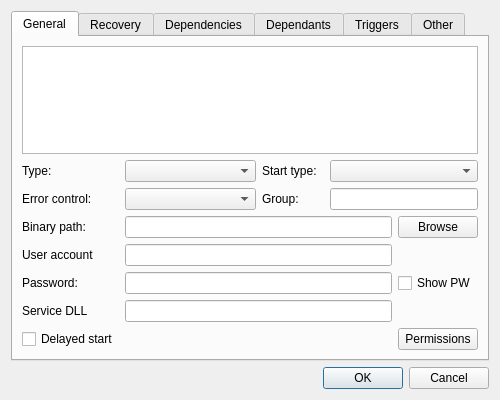
<?xml version="1.0" encoding="UTF-8"?>
<ui version="4.0">
 <class>WinSvcWindow</class>
 <widget class="QWidget" name="WinSvcWindow">
  <property name="geometry">
   <rect>
    <x>0</x>
    <y>0</y>
    <width>500</width>
    <height>400</height>
   </rect>
  </property>
  <property name="minimumSize">
   <size>
    <width>500</width>
    <height>400</height>
   </size>
  </property>
  <property name="maximumSize">
   <size>
    <width>16777215</width>
    <height>16777215</height>
   </size>
  </property>
  <property name="windowTitle">
   <string>Form</string>
  </property>
  <layout class="QVBoxLayout" name="verticalLayout_2">
   <item>
    <layout class="QVBoxLayout" name="verticalLayout">
     <item>
      <widget class="QTabWidget" name="tabWidget">
       <property name="minimumSize">
        <size>
         <width>0</width>
         <height>0</height>
        </size>
       </property>
       <property name="maximumSize">
        <size>
         <width>16777215</width>
         <height>16777215</height>
        </size>
       </property>
       <property name="currentIndex">
        <number>0</number>
       </property>
       <widget class="QWidget" name="generalTab">
        <attribute name="title">
         <string>General</string>
        </attribute>
        <layout class="QGridLayout" name="gridLayout_3">
         <item row="0" column="0">
          <layout class="QGridLayout" name="gridLayout">
           <item row="1" column="3">
            <widget class="QLabel" name="label_2">
             <property name="text">
              <string>Start type:</string>
             </property>
            </widget>
           </item>
           <item row="0" column="0" colspan="6">
            <widget class="QPlainTextEdit" name="description">
             <property name="readOnly">
              <bool>true</bool>
             </property>
            </widget>
           </item>
           <item row="1" column="0">
            <widget class="QLabel" name="label">
             <property name="text">
              <string>Type:</string>
             </property>
            </widget>
           </item>
           <item row="2" column="0">
            <widget class="QLabel" name="label_3">
             <property name="text">
              <string>Error control:</string>
             </property>
            </widget>
           </item>
           <item row="5" column="0">
            <widget class="QLabel" name="label_6">
             <property name="text">
              <string>Password:</string>
             </property>
            </widget>
           </item>
           <item row="2" column="3">
            <widget class="QLabel" name="label_7">
             <property name="text">
              <string>Group:</string>
             </property>
            </widget>
           </item>
           <item row="5" column="1" colspan="4">
            <widget class="QLineEdit" name="userPW">
             <property name="echoMode">
              <enum>QLineEdit::Password</enum>
             </property>
            </widget>
           </item>
           <item row="8" column="5">
            <widget class="QPushButton" name="permissionsBtn">
             <property name="text">
              <string>Permissions</string>
             </property>
            </widget>
           </item>
           <item row="3" column="5">
            <widget class="QPushButton" name="browseBtn">
             <property name="text">
              <string>Browse</string>
             </property>
            </widget>
           </item>
           <item row="4" column="1" colspan="4">
            <widget class="QLineEdit" name="userName"/>
           </item>
           <item row="8" column="0">
            <widget class="QCheckBox" name="delayedStart">
             <property name="text">
              <string>Delayed start</string>
             </property>
            </widget>
           </item>
           <item row="9" column="0">
            <spacer name="verticalSpacer">
             <property name="orientation">
              <enum>Qt::Vertical</enum>
             </property>
             <property name="sizeHint" stdset="0">
              <size>
               <width>20</width>
               <height>40</height>
              </size>
             </property>
            </spacer>
           </item>
           <item row="2" column="4" colspan="2">
            <widget class="QLineEdit" name="svcGroup"/>
           </item>
           <item row="4" column="0">
            <widget class="QLabel" name="label_5">
             <property name="text">
              <string>User account</string>
             </property>
            </widget>
           </item>
           <item row="5" column="5">
            <widget class="QCheckBox" name="showPW">
             <property name="text">
              <string>Show PW</string>
             </property>
            </widget>
           </item>
           <item row="2" column="1" colspan="2">
            <widget class="QComboBox" name="errorControl"/>
           </item>
           <item row="1" column="4" colspan="2">
            <widget class="QComboBox" name="startType"/>
           </item>
           <item row="3" column="1" colspan="4">
            <widget class="QLineEdit" name="binaryPath"/>
           </item>
           <item row="1" column="1" colspan="2">
            <widget class="QComboBox" name="svcType"/>
           </item>
           <item row="3" column="0">
            <widget class="QLabel" name="label_4">
             <property name="text">
              <string>Binary path:</string>
             </property>
            </widget>
           </item>
           <item row="6" column="0">
            <widget class="QLabel" name="label_19">
             <property name="text">
              <string>Service DLL</string>
             </property>
            </widget>
           </item>
           <item row="6" column="1" colspan="4">
            <widget class="QLineEdit" name="dllPath">
             <property name="readOnly">
              <bool>true</bool>
             </property>
            </widget>
           </item>
          </layout>
         </item>
        </layout>
       </widget>
       <widget class="QWidget" name="recoveryTab">
        <attribute name="title">
         <string>Recovery</string>
        </attribute>
        <layout class="QGridLayout" name="gridLayout_4">
         <item row="0" column="0">
          <layout class="QGridLayout" name="gridLayout_2">
           <item row="2" column="0">
            <widget class="QLabel" name="label_10">
             <property name="text">
              <string>Subsequent failures:</string>
             </property>
            </widget>
           </item>
           <item row="6" column="0" colspan="2">
            <widget class="QPushButton" name="restartOptionsBtn">
             <property name="text">
              <string>Restart computer options ...</string>
             </property>
            </widget>
           </item>
           <item row="3" column="0">
            <widget class="QLabel" name="label_11">
             <property name="text">
              <string>Reset fail counter after:</string>
             </property>
            </widget>
           </item>
           <item row="5" column="0" colspan="2">
            <widget class="QCheckBox" name="actionsForError">
             <property name="text">
              <string>Enable actions for stop with errors</string>
             </property>
            </widget>
           </item>
           <item row="2" column="1" colspan="2">
            <widget class="QComboBox" name="subsequentFailures"/>
           </item>
           <item row="0" column="1" colspan="2">
            <widget class="QComboBox" name="firstFailure"/>
           </item>
           <item row="4" column="2">
            <widget class="QLabel" name="label_13">
             <property name="text">
              <string>minutes</string>
             </property>
            </widget>
           </item>
           <item row="1" column="1" colspan="2">
            <widget class="QComboBox" name="secondFailure"/>
           </item>
           <item row="7" column="0" colspan="4">
            <widget class="QGroupBox" name="runGroup">
             <property name="minimumSize">
              <size>
               <width>0</width>
               <height>64</height>
              </size>
             </property>
             <property name="title">
              <string>Run program</string>
             </property>
             <widget class="QWidget" name="gridLayoutWidget_7">
              <property name="geometry">
               <rect>
                <x>10</x>
                <y>20</y>
                <width>441</width>
                <height>44</height>
               </rect>
              </property>
              <layout class="QGridLayout" name="gridLayout_7">
               <item row="0" column="0">
                <widget class="QLabel" name="label_14">
                 <property name="text">
                  <string>Program:</string>
                 </property>
                </widget>
               </item>
               <item row="1" column="1">
                <widget class="QLabel" name="label_16">
                 <property name="text">
                  <string>Append /fail=%1% to pass the fail counter to the program.</string>
                 </property>
                </widget>
               </item>
               <item row="0" column="2">
                <widget class="QPushButton" name="browseRun">
                 <property name="text">
                  <string>Browse</string>
                 </property>
                </widget>
               </item>
               <item row="1" column="0">
                <spacer name="verticalSpacer_2">
                 <property name="orientation">
                  <enum>Qt::Vertical</enum>
                 </property>
                 <property name="sizeHint" stdset="0">
                  <size>
                   <width>20</width>
                   <height>40</height>
                  </size>
                 </property>
                </spacer>
               </item>
               <item row="0" column="1">
                <widget class="QLineEdit" name="programRun"/>
               </item>
              </layout>
             </widget>
            </widget>
           </item>
           <item row="0" column="0">
            <widget class="QLabel" name="label_8">
             <property name="text">
              <string>First failure:</string>
             </property>
            </widget>
           </item>
           <item row="3" column="2">
            <widget class="QLabel" name="label_15">
             <property name="text">
              <string>days</string>
             </property>
            </widget>
           </item>
           <item row="0" column="3">
            <spacer name="horizontalSpacer_2">
             <property name="orientation">
              <enum>Qt::Horizontal</enum>
             </property>
             <property name="sizeHint" stdset="0">
              <size>
               <width>40</width>
               <height>20</height>
              </size>
             </property>
            </spacer>
           </item>
           <item row="4" column="0">
            <widget class="QLabel" name="label_12">
             <property name="text">
              <string>Restart service after</string>
             </property>
            </widget>
           </item>
           <item row="4" column="1">
            <widget class="QLineEdit" name="restartService"/>
           </item>
           <item row="3" column="1">
            <widget class="QLineEdit" name="resetFailCtr"/>
           </item>
           <item row="1" column="0">
            <widget class="QLabel" name="label_9">
             <property name="text">
              <string>Second failure:</string>
             </property>
            </widget>
           </item>
           <item row="8" column="0">
            <spacer name="verticalSpacer_3">
             <property name="orientation">
              <enum>Qt::Vertical</enum>
             </property>
             <property name="sizeHint" stdset="0">
              <size>
               <width>20</width>
               <height>40</height>
              </size>
             </property>
            </spacer>
           </item>
          </layout>
         </item>
        </layout>
       </widget>
       <widget class="QWidget" name="dependenciesTab">
        <attribute name="title">
         <string>Dependencies</string>
        </attribute>
        <layout class="QGridLayout" name="gridLayout_12">
         <item row="0" column="0">
          <layout class="QGridLayout" name="dependenciesLayout"/>
         </item>
        </layout>
       </widget>
       <widget class="QWidget" name="dependantsTab">
        <attribute name="title">
         <string>Dependants</string>
        </attribute>
        <layout class="QGridLayout" name="gridLayout_13">
         <item row="0" column="0">
          <layout class="QGridLayout" name="dependantsLayout"/>
         </item>
        </layout>
       </widget>
       <widget class="QWidget" name="triggersTab">
        <attribute name="title">
         <string>Triggers</string>
        </attribute>
        <layout class="QGridLayout" name="gridLayout_5">
         <item row="0" column="0">
          <layout class="QGridLayout" name="gridLayout_8">
           <item row="2" column="0">
            <layout class="QHBoxLayout" name="horizontalLayout_5">
             <item>
              <spacer name="horizontalSpacer_5">
               <property name="orientation">
                <enum>Qt::Horizontal</enum>
               </property>
               <property name="sizeHint" stdset="0">
                <size>
                 <width>40</width>
                 <height>20</height>
                </size>
               </property>
              </spacer>
             </item>
             <item>
              <widget class="QPushButton" name="newBtn">
               <property name="text">
                <string>New ...</string>
               </property>
              </widget>
             </item>
             <item>
              <widget class="QPushButton" name="editBtn">
               <property name="text">
                <string>Edit ...</string>
               </property>
              </widget>
             </item>
             <item>
              <widget class="QPushButton" name="deleteBtn">
               <property name="text">
                <string>Delete</string>
               </property>
              </widget>
             </item>
            </layout>
           </item>
           <item row="1" column="0">
            <widget class="QTreeWidget" name="triggers">
             <column>
              <property name="text">
               <string notr="true">1</string>
              </property>
             </column>
            </widget>
           </item>
           <item row="0" column="0">
            <widget class="QLabel" name="label_21">
             <property name="text">
              <string/>
             </property>
            </widget>
           </item>
          </layout>
         </item>
        </layout>
       </widget>
       <widget class="QWidget" name="otherTab">
        <attribute name="title">
         <string>Other</string>
        </attribute>
        <layout class="QGridLayout" name="gridLayout_9">
         <item row="0" column="0">
          <layout class="QGridLayout" name="gridLayout_6">
           <item row="1" column="0">
            <widget class="QLabel" name="label_24">
             <property name="text">
              <string>Service SID:</string>
             </property>
            </widget>
           </item>
           <item row="4" column="0">
            <widget class="QLabel" name="label_20">
             <property name="text">
              <string>Required privileges:</string>
             </property>
            </widget>
           </item>
           <item row="8" column="0">
            <spacer name="verticalSpacer_7">
             <property name="orientation">
              <enum>Qt::Vertical</enum>
             </property>
             <property name="sizeHint" stdset="0">
              <size>
               <width>20</width>
               <height>40</height>
              </size>
             </property>
            </spacer>
           </item>
           <item row="2" column="0">
            <widget class="QLabel" name="label_23">
             <property name="text">
              <string>SID type:</string>
             </property>
            </widget>
           </item>
           <item row="0" column="0">
            <widget class="QLabel" name="label_25">
             <property name="text">
              <string>Preshutdown timeout:</string>
             </property>
            </widget>
           </item>
           <item row="3" column="0">
            <widget class="QLabel" name="label_22">
             <property name="text">
              <string>Protection:</string>
             </property>
            </widget>
           </item>
           <item row="0" column="2">
            <widget class="QLabel" name="label_27">
             <property name="text">
              <string>milliseconds</string>
             </property>
            </widget>
           </item>
           <item row="0" column="1">
            <widget class="QLineEdit" name="preShutdown"/>
           </item>
           <item row="3" column="1">
            <widget class="QComboBox" name="protectionType"/>
           </item>
           <item row="2" column="1">
            <widget class="QComboBox" name="sidType"/>
           </item>
           <item row="2" column="2">
            <spacer name="horizontalSpacer_7">
             <property name="orientation">
              <enum>Qt::Horizontal</enum>
             </property>
             <property name="sizeHint" stdset="0">
              <size>
               <width>40</width>
               <height>20</height>
              </size>
             </property>
            </spacer>
           </item>
           <item row="1" column="1" colspan="2">
            <widget class="QLineEdit" name="serviceSID">
             <property name="readOnly">
              <bool>true</bool>
             </property>
            </widget>
           </item>
           <item row="5" column="0" colspan="3">
            <widget class="QTreeWidget" name="privilegs">
             <column>
              <property name="text">
               <string notr="true">1</string>
              </property>
             </column>
            </widget>
           </item>
           <item row="7" column="0" colspan="3">
            <layout class="QHBoxLayout" name="horizontalLayout_6">
             <item>
              <spacer name="horizontalSpacer_6">
               <property name="orientation">
                <enum>Qt::Horizontal</enum>
               </property>
               <property name="sizeHint" stdset="0">
                <size>
                 <width>40</width>
                 <height>20</height>
                </size>
               </property>
              </spacer>
             </item>
             <item>
              <widget class="QPushButton" name="addBtn">
               <property name="text">
                <string>Add ...</string>
               </property>
              </widget>
             </item>
             <item>
              <widget class="QPushButton" name="removeBtn">
               <property name="text">
                <string>Remove</string>
               </property>
              </widget>
             </item>
            </layout>
           </item>
          </layout>
         </item>
        </layout>
       </widget>
      </widget>
     </item>
     <item>
      <widget class="QDialogButtonBox" name="buttonBox">
       <property name="standardButtons">
        <set>QDialogButtonBox::Cancel|QDialogButtonBox::Ok</set>
       </property>
      </widget>
     </item>
    </layout>
   </item>
  </layout>
 </widget>
 <resources/>
 <connections/>
</ui>
